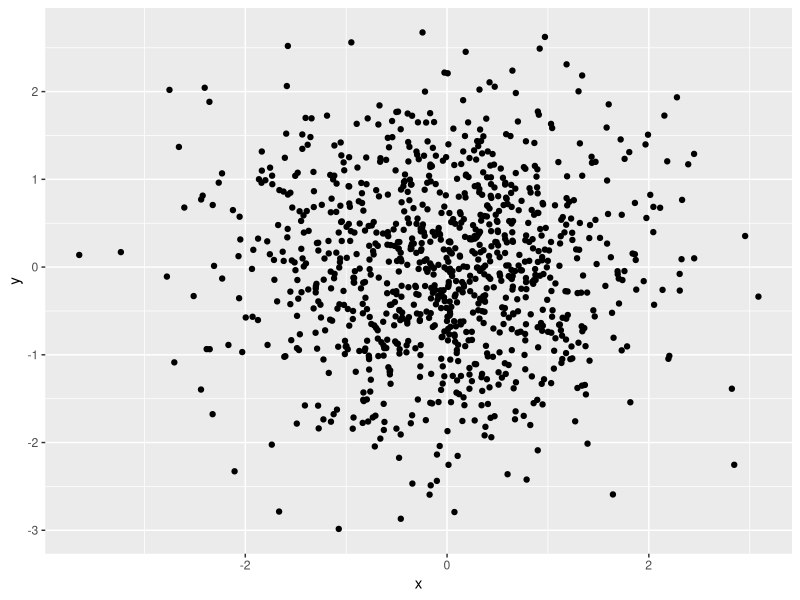
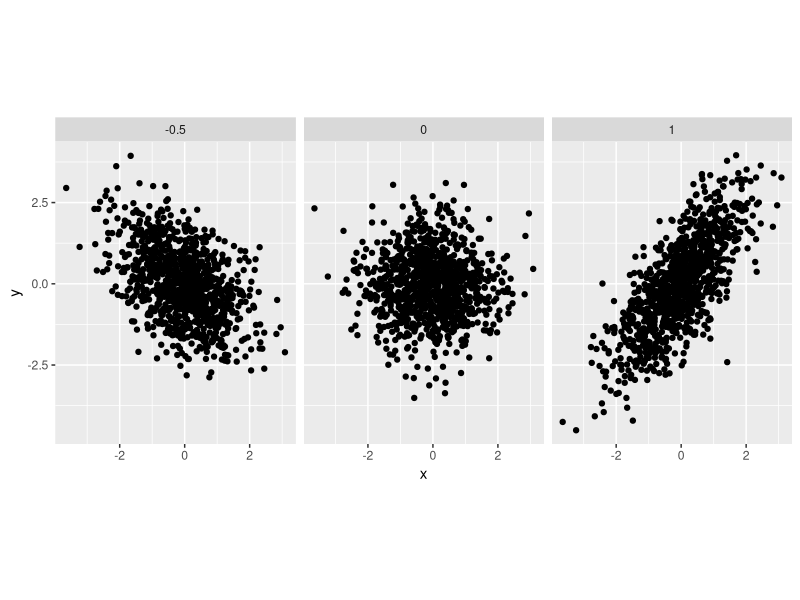
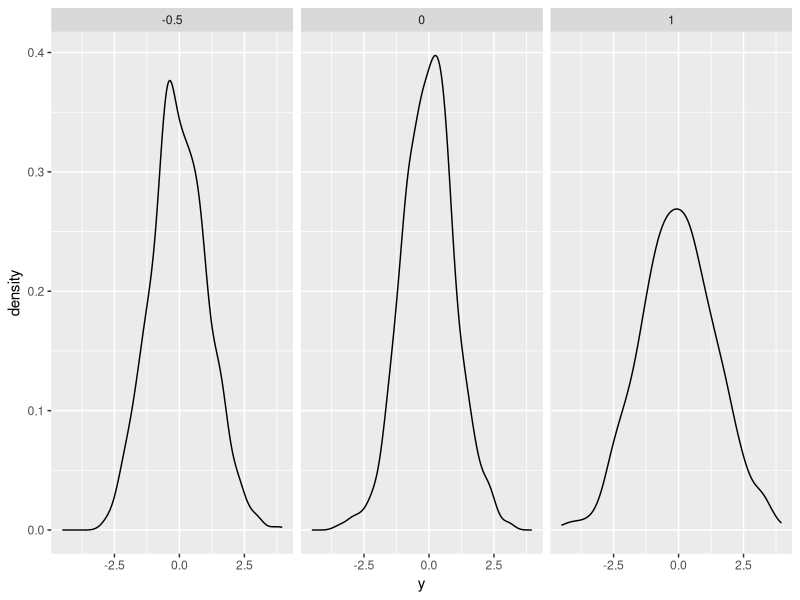

Generate these figures, in order, with R:
library(ggplot2)
library(tidyverse)

nsamples <- 1000
x <- rnorm(nsamples)
y <- rnorm(nsamples)

df <- data.frame(x,y)

ggplot(df, aes(x = x, y = y)) +
  geom_point()

y1 <- rnorm(nsamples, mean=1*x)
y2 <- rnorm(nsamples, mean=0*x)
y3 <- rnorm(nsamples, mean=-0.5*x)

df <- tibble(
      x = c(x,x,x),
      y = c(y1,y2,y3),
      a = c(rep(1, nsamples),rep(0, nsamples),rep(-0.5, nsamples))
)

ggplot(df, aes(x=x, y=y)) +
  geom_point() +
  facet_wrap(~a) +
  coord_equal(ratio=1)

##COMENT: Parameter is the covariance of x and y.
##        Assuming it is normalized it is the correlation
##        and geometrically it is the angle at which y is
##        on average from the diagonal given x.

ggplot(df, aes(x=y)) +
  geom_density() +
  facet_wrap(~a)
